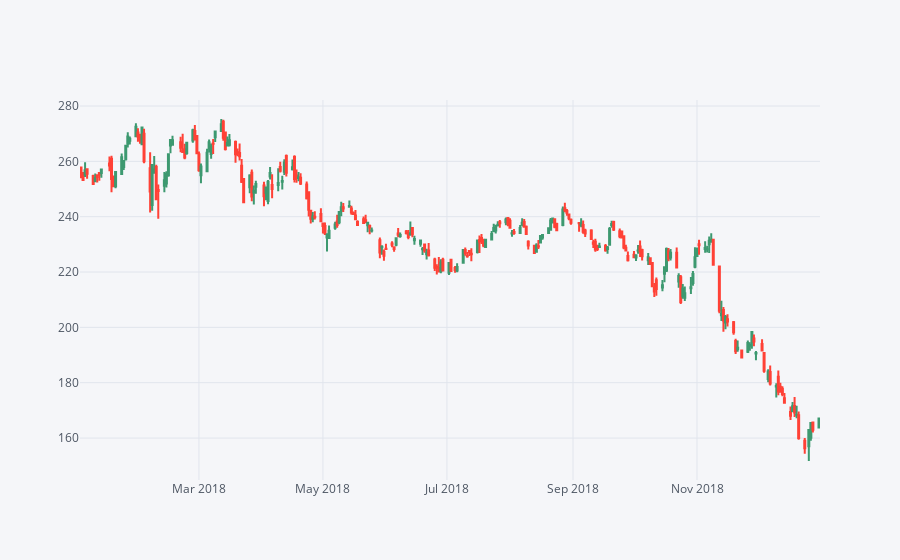

The code cell stored with this chart in its notebook:
### Code cell
gs18 = GS[['Open','High','Low','Close']].ix['2018-01-01':'2019-01-01']
gs18.iplot(kind ='candle')

### Figure 1 — Plotly figure (JSON) as saved in the notebook; plotly's stock layout.template omitted (floating-point values rounded to 4 significant figures; data arrays with more than 128 entries replaced by an {"elided": "..."} marker saying what was removed)
{"data": [{"close": {"elided": "251 float values"}, "high": {"elided": "251 float values"}, "low": {"elided": "251 float values"}, "open": {"elided": "251 float values"}, "showlegend": false, "type": "candlestick", "uid": "9f2139a3-2500-426d-ac94-d80598147433", "x": {"elided": "251 str values"}, "yaxis": "y2"}], "layout": {"legend": {"bgcolor": "#F5F6F9", "font": {"color": "#4D5663"}}, "paper_bgcolor": "#F5F6F9", "plot_bgcolor": "#F5F6F9", "title": {"font": {"color": "#4D5663"}}, "xaxis": {"gridcolor": "#E1E5ED", "rangeslider": {"visible": false}, "showgrid": true, "tickfont": {"color": "#4D5663"}, "title": {"font": {"color": "#4D5663"}, "text": ""}, "zerolinecolor": "#E1E5ED"}, "yaxis": {"gridcolor": "#E1E5ED", "showgrid": true, "showticklabels": false, "tickfont": {"color": "#4D5663"}, "title": {"font": {"color": "#4D5663"}, "text": ""}, "zerolinecolor": "#E1E5ED"}, "yaxis2": {"gridcolor": "#E1E5ED", "showgrid": true, "tickfont": {"color": "#4D5663"}, "title": {"font": {"color": "#4D5663"}, "text": ""}, "zerolinecolor": "#E1E5ED"}}}
